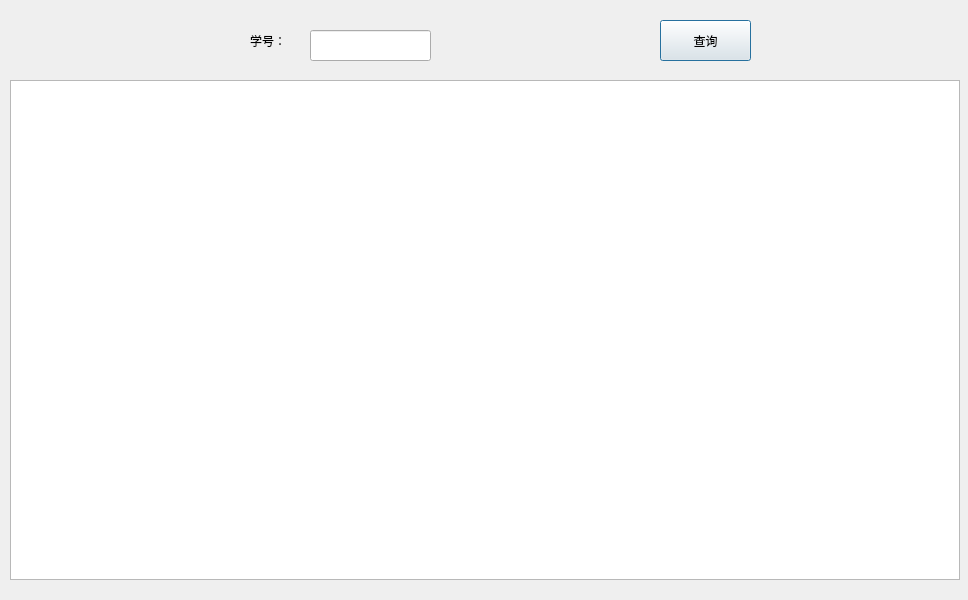
<?xml version="1.0" encoding="UTF-8"?>
<ui version="4.0">
 <class>SelectDataDialog</class>
 <widget class="QDialog" name="SelectDataDialog">
  <property name="geometry">
   <rect>
    <x>0</x>
    <y>0</y>
    <width>968</width>
    <height>600</height>
   </rect>
  </property>
  <property name="windowTitle">
   <string>查询</string>
  </property>
  <property name="windowIcon">
   <iconset resource="recourse.qrc">
    <normaloff>:/new/prefix1/search.png</normaloff>:/new/prefix1/search.png</iconset>
  </property>
  <widget class="QLineEdit" name="selectlineEdit">
   <property name="geometry">
    <rect>
     <x>310</x>
     <y>30</y>
     <width>121</width>
     <height>31</height>
    </rect>
   </property>
  </widget>
  <widget class="QLabel" name="selectlabel">
   <property name="geometry">
    <rect>
     <x>250</x>
     <y>30</y>
     <width>55</width>
     <height>21</height>
    </rect>
   </property>
   <property name="styleSheet">
    <string notr="true">font: 12pt &quot;微软雅黑&quot;;</string>
   </property>
   <property name="text">
    <string>学号：</string>
   </property>
   <property name="buddy">
    <cstring>selectlineEdit</cstring>
   </property>
  </widget>
  <widget class="QPushButton" name="okButton">
   <property name="geometry">
    <rect>
     <x>660</x>
     <y>20</y>
     <width>91</width>
     <height>41</height>
    </rect>
   </property>
   <property name="styleSheet">
    <string notr="true">font: 12pt &quot;微软雅黑&quot;;</string>
   </property>
   <property name="text">
    <string>查询</string>
   </property>
  </widget>
  <widget class="QTableView" name="tableView">
   <property name="geometry">
    <rect>
     <x>10</x>
     <y>80</y>
     <width>950</width>
     <height>500</height>
    </rect>
   </property>
   <property name="styleSheet">
    <string notr="true">font: 12pt &quot;宋体&quot;;</string>
   </property>
  </widget>
 </widget>
 <resources>
  <include location="recourse.qrc"/>
 </resources>
 <connections/>
</ui>
